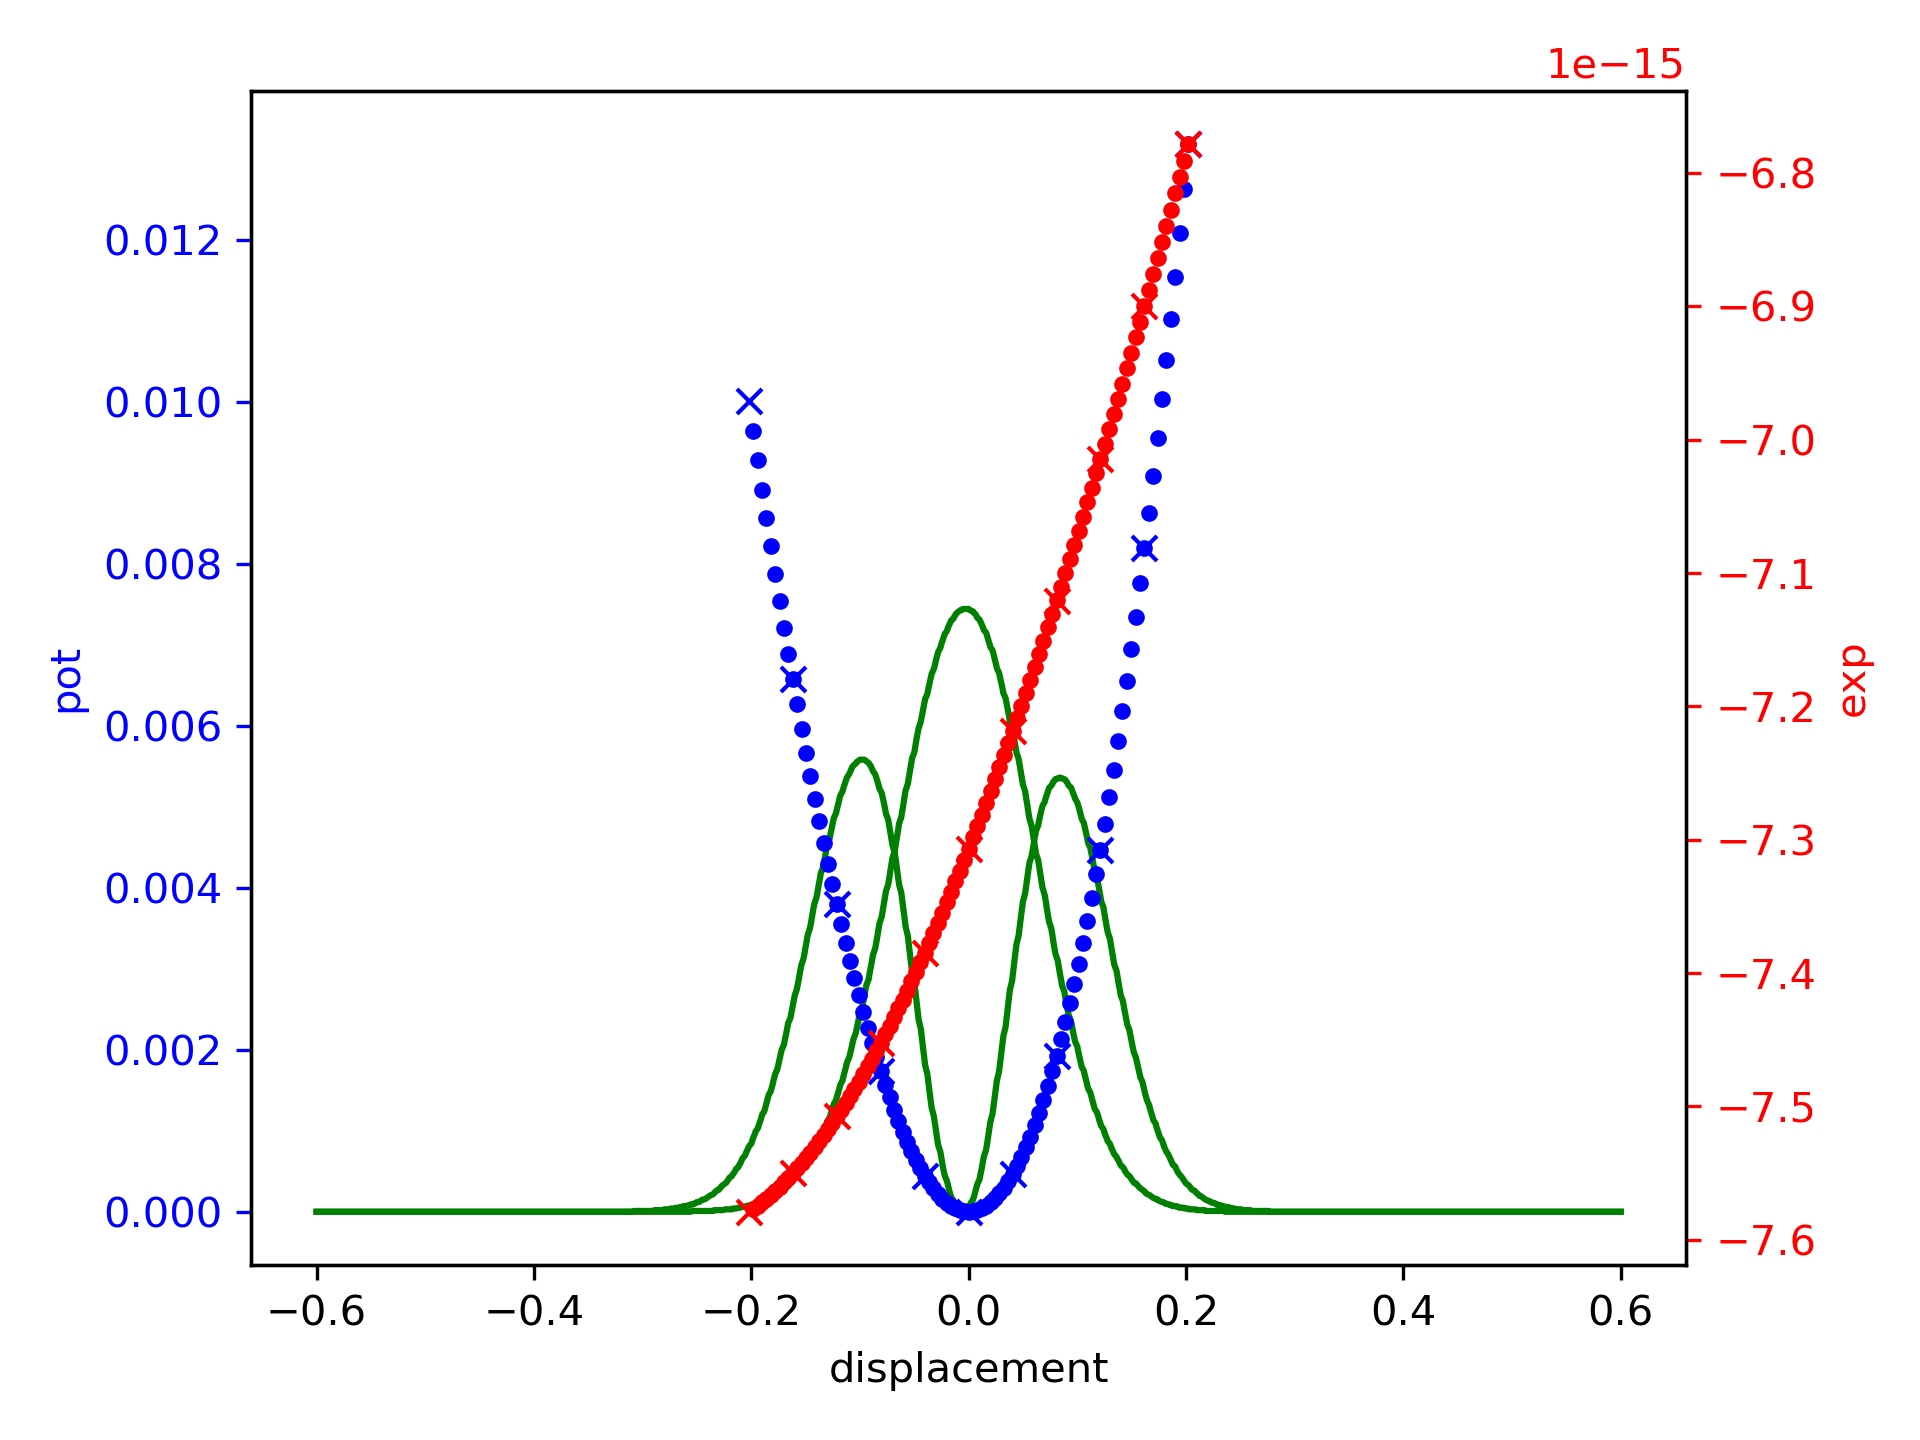

This figure's Python source:
import numpy
import matplotlib.pyplot as plt
import yaml
import sys
import math
import click


def read_data(input_file):
    with open(input_file, 'r') as stream:
        try:
            input_data = yaml.load(stream)
            return input_data
        except yaml.YAMLError as e:
            sys.stderr.write(e)
            sys.stderr.write("\n")
            sys.exit(-1)


def get_smooth_curve(x, coefs):
    x_min = min(x)
    x_max = max(x)
    step = (x_max - x_min)/100.0
    xs = []
    ys = []
    q = x_min
    while q < x_max:
        q += step
        xs.append(q)
        ys.append(numpy.polyval(coefs, q))
    return xs, ys


@click.command()
@click.option('--force-field', help='File containing force-field data.')
@click.option('--exp-values', help='File containing expectation values along displacement.')
@click.option('--numerov-output', help='Output from numerov.')
@click.option('--img', help='Image file name.')
def main(force_field, exp_values, numerov_output, img):

    fig, ax1 = plt.subplots()
    ax2 = ax1.twinx()

    numerov_data = read_data(numerov_output)

    qs = numerov_data['qs']
    psi_squared = numerov_data['psi_squared']
    for i in range(2):
        ax1.plot(qs, psi_squared[i], 'g-')

    ax1.set_xlabel('displacement')
    ax1.set_ylabel('pot', color='b')
    ax1.tick_params('y', colors='b')
    ax2.set_ylabel('exp', color='r')
    ax2.tick_params('y', colors='r')

    data = read_data(force_field)
    x = numpy.array(data['displacements_au'])
    y = numpy.array(data['energies_hartree'])
    # shift potential such that minimum is at zero
    y -= min(y)
    ax1.plot(x, y, 'bx')
    coefs = numerov_data['pot_energy_coefs']
    for i in range(len(coefs)):
        coefs[-i - 1] /= math.factorial(i)
    xs, ys = get_smooth_curve(x, coefs)
    ax1.plot(xs, ys, 'b.')

    data = read_data(exp_values)
    x = numpy.array(data['displacements_au'])
    y = numpy.array(data['exp_values_hartree'])
    ax2.plot(x, y, 'rx')
    coefs = numerov_data['exp_value_coefs']
    for i in range(len(coefs)):
        coefs[-i - 1] /= math.factorial(i)
    xs, ys = get_smooth_curve(x, coefs)
    ax2.plot(xs, ys, 'r.')

    fig.tight_layout()

    plt.savefig(img, dpi=300.0)


if __name__ == '__main__':
    main()
